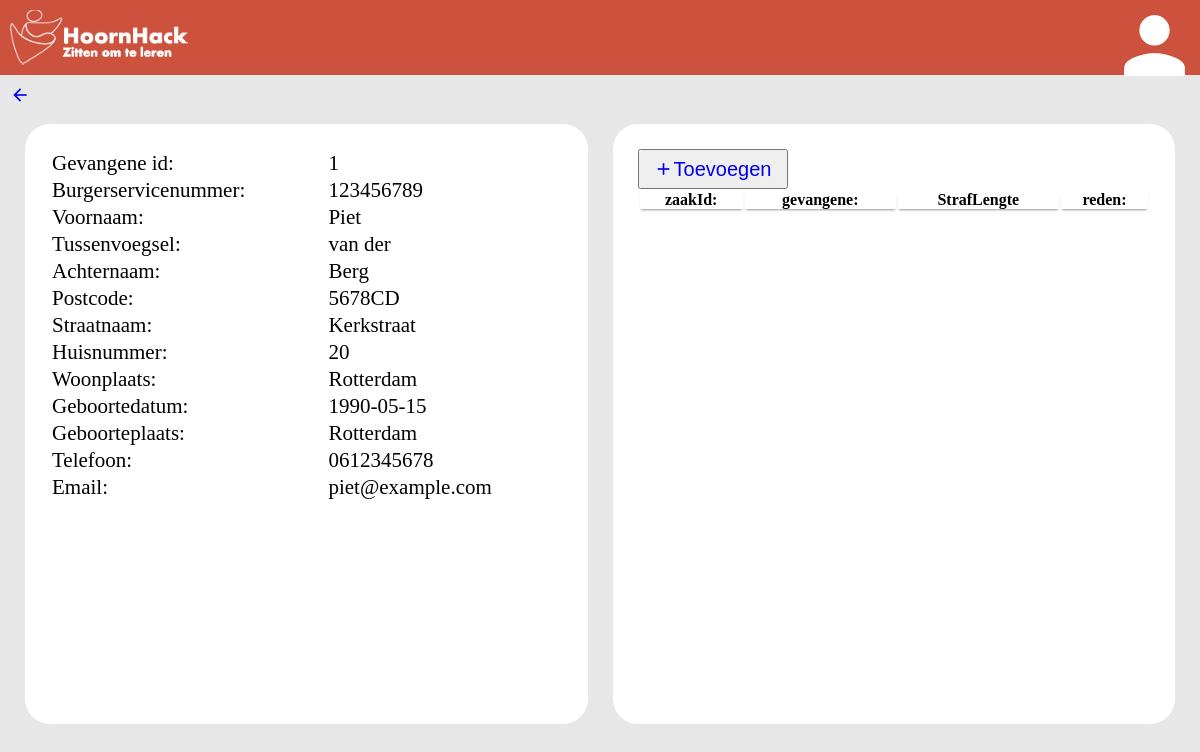
The app's page /hekkensluiter/GevangeneInfo.php?id=1 with its own data.
### tables this page shows
CREATE TABLE gevangene (
  id int(11) NOT NULL AUTO_INCREMENT,
  cell varchar(15) NOT NULL,
  medewerkersid int(11) NOT NULL,
  voornaam varchar(15) NOT NULL,
  tussenvoegsel varchar(10) DEFAULT NULL,
  achternaam varchar(25) NOT NULL,
  postcode varchar(25) NOT NULL,
  straatnaam varchar(25) NOT NULL,
  woonplaats varchar(25) NOT NULL,
  geboorteplaats varchar(25) NOT NULL,
  huisnummer varchar(25) NOT NULL,
  burgerservicenummer varchar(25) NOT NULL,
  geboortedatum date NOT NULL,
  telefoon varchar(15) NOT NULL,
  email varchar(50) NOT NULL,
  foto LONGBLOB,
  start_datum timestamp NOT NULL DEFAULT CURRENT_TIMESTAMP,
  PRIMARY KEY (id)
);

### class/Gevangene.php (called while the page is built, shortened)
<?php
class gevangene {
    public $dbconn;
    public function __construct($dbconn){
        $this->dbconn = $dbconn;
    }
    public function GetFromId($id){
        $qry_Select = "SELECT
                *
                FROM gevangene
                WHERE id = :CheckId";
            $select=$this->dbconn->prepare($qry_Select);
            $select->execute(['CheckId' => $id]);
            return $select;
    }
}
?>

### hekkensluiter/GevangeneInfo.php (the view, shortened to what this page needs)
<?php
include('../view/header.php');
include('./components/header.php');
include('../class/Gevangene.php');
$gevangene = new gevangene($dbconn);
$gevangeneFromID = $gevangene->GetFromId($_GET['id']);
$gevangeneFromID->setFetchMode(PDO::FETCH_BOTH);
?>
<a  style="margin-left: 10px;
    margin-top: 10px;
    top: 10px;
    position: relative;" href="./overzicht.php"><i class="material-icons" style="font-size:20px; ">arrow_back</i></a>
<div class="infoContainter">
    <div class="info">
        <?php
        foreach($gevangeneFromID as $row){
            echo "
            <table class='infoTabel'>
            <tr>
            <td>Gevangene id:</td>
            <td><label name='id'>".$row['id']."</label></td>
            </tr>
            <tr>
                <td>Burgerservicenummer:</td>
                <td><label name='burgerservicenummer'>".$row['burgerservicenummer']."</label></td>
            </tr>
            <tr>
                <td>Voornaam:</td>
                <td><label name='voornaam'>".$row['voornaam']."</label></td>
            </tr>
            <tr>
                <td>Tussenvoegsel:</td>
                <td><label name='tussenvoegsel'>".$row['tussenvoegsel']."</label></td>
            </tr>
            <tr>
                <td>Achternaam:</td>
                <td><label name='achternaam'>".$row['achternaam']."</label></td>
            </tr>
            <tr>
                <td>Postcode:</td>
                <td><label name='postcode'>".$row['postcode']."</label></td>
            </tr>
            <tr>
                <td>Straatnaam:</td>
                <td><label name='straatnaam'>".$row['straatnaam']."</label></td>
            </tr>
            <tr>
                <td>Huisnummer:</td>
                <td><label name='huisnummer'>".$row['huisnummer']."</label></td>
            </tr>
            <tr>
                <td>Woonplaats:</td>
                <td><label name='woonplaats'>".$row['woonplaats']."</label></td>
            </tr>
            <tr>
                <td>Geboortedatum:</td>
                <td><label name='geboortedatum'>".$row['geboortedatum']."</label></td>
            </tr>
            <tr>
                <td>Geboorteplaats:</td>
                <td><label name='geboorteplaats'>".$row['geboorteplaats']."</label></td>
            </tr>
            <tr>
                <td>Telefoon:</td>
                <td><label name='telefoon'>".$row['telefoon']."</label></td>
            </tr>
            <tr>
                <td>Email:</td>
                <td><label name='email'>".$row['email']."</label></td>
            </tr>
            </table>
            ";
        }
        ?>
    </div>
    <div class="zaak">
        <?php
        if($_SESSION['gebruiker']['rol'] != 'maatschappelijkewerker'){
            echo '
            <button id="toevoegenGevange"> <a  href="./zaakToevoegen.php?id='.$_GET['id'].'"><i class="material-icons" style="font-size:20px;">add</i>Toevoegen</a></button>
        ';
        }
        ?>
        <table class="infoTabel">
                <tr>
                    <th>zaakId:</th>
                    <th>gevangene:</th>
                    <th>StrafLengte</th>
                    <th>reden:</th>
                </tr>
        </table>
    </div>
</div>
<?php
include('../view/footer.php');
?>

### css/main.css (style rules this page uses)
* { padding:0px; margin:0px; }
body { background-color: #e7e7e7; }
#toevoegenGevange { float: left; width: 150px; height: 40px; font-size: 20px; }
#toevoegenGevange a { text-decoration: none; display: flex; flex-direction: row; flex-wrap: nowrap; align-content: center; align-items: center; justify-content: center; }
th { background: white; position: sticky; top: 0; box-shadow: 0 2px 2px -1px rgba(0, 0, 0, 0.4); }
.infoContainter { height: 100%; padding: 25px; display: flex; flex-direction: row; flex-wrap: nowrap; gap: 25px; }
.infoContainter .info { font-size: 21px; height: 550px; width: 100%; background-color: rgb(255, 255, 255); display: flex; padding:25px; align-items: flex-start; justify-content: space-between; border-radius: 25px; }
.infoContainter .zaak { height: 550px; width: 100%; background-color: rgb(255, 255, 255); padding:25px; border-radius: 25px; }
.infoTabel { width: 100%; }

### records on screen
gevangene: id "1", burgerservicenummer "123456789", voornaam "Piet", tussenvoegsel "van der", achternaam "Berg", postcode "5678CD", straatnaam "Kerkstraat", huisnummer "20", woonplaats "Rotterdam", geboortedatum "1990-05-15", geboorteplaats "Rotterdam", telefoon "0612345678", email "piet@example.com"
